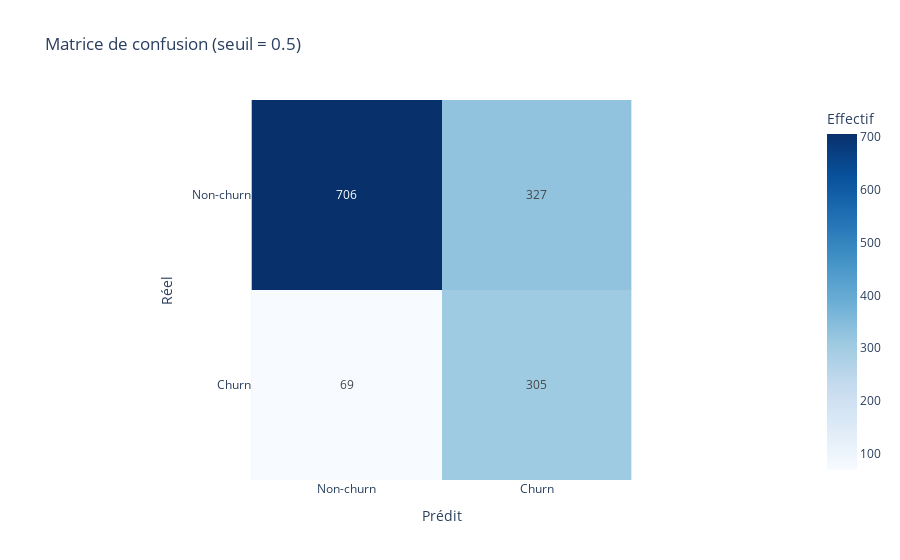

Notebook code cell kept with this figure:
### Markdown cell above
## 4. Évaluation du modèle
On évalue d'abord au **seuil 0.5** (par défaut), puis on analysera l'impact du **seuil de décision** pour répondre au besoin métier (maximiser le rappel ou équilibrer avec la précision).

### Code cell
# Prédictions
y_proba = model.predict_proba(X_test)[:, 1]
y_pred_default = (y_proba >= 0.5).astype(int)

# Rapport de classification
print('=== Rapport de classification (seuil = 0.5) ===')
print(classification_report(y_test, y_pred_default))

# Matrice de confusion — visualisation Plotly
cm = confusion_matrix(y_test, y_pred_default)
cm_fig = px.imshow(cm, text_auto=True, color_continuous_scale='Blues',
                   labels=dict(x='Prédit', y='Réel', color='Effectif'),
                   x=['Non-churn', 'Churn'], y=['Non-churn', 'Churn'],
                   title='Matrice de confusion (seuil = 0.5)')
cm_fig.update_layout(yaxis_autorange='reversed')
cm_fig.show()

### Figure 1 — Plotly figure (JSON) as saved in the notebook; plotly's stock layout.template omitted (floating-point values rounded to 4 significant figures)
{"data": [{"coloraxis": "coloraxis", "hovertemplate": "Prédit: %{x}<br>Réel: %{y}<br>Effectif: %{z}<extra></extra>", "name": "0", "texttemplate": "%{z}", "type": "heatmap", "x": ["Non-churn", "Churn"], "xaxis": "x", "y": ["Non-churn", "Churn"], "yaxis": "y", "z": [[706, 327], [69, 305]]}], "layout": {"coloraxis": {"colorbar": {"title": {"text": "Effectif"}}, "colorscale": [[0, "rgb(247,251,255)"], [0.125, "rgb(222,235,247)"], [0.25, "rgb(198,219,239)"], [0.375, "rgb(158,202,225)"], [0.5, "rgb(107,174,214)"], [0.625, "rgb(66,146,198)"], [0.75, "rgb(33,113,181)"], [0.875, "rgb(8,81,156)"], [1, "rgb(8,48,107)"]]}, "title": {"text": "Matrice de confusion (seuil = 0.5)"}, "xaxis": {"anchor": "y", "constrain": "domain", "domain": [0, 1], "scaleanchor": "y", "title": {"text": "Prédit"}}, "yaxis": {"anchor": "x", "autorange": "reversed", "constrain": "domain", "domain": [0, 1], "title": {"text": "Réel"}}}}
